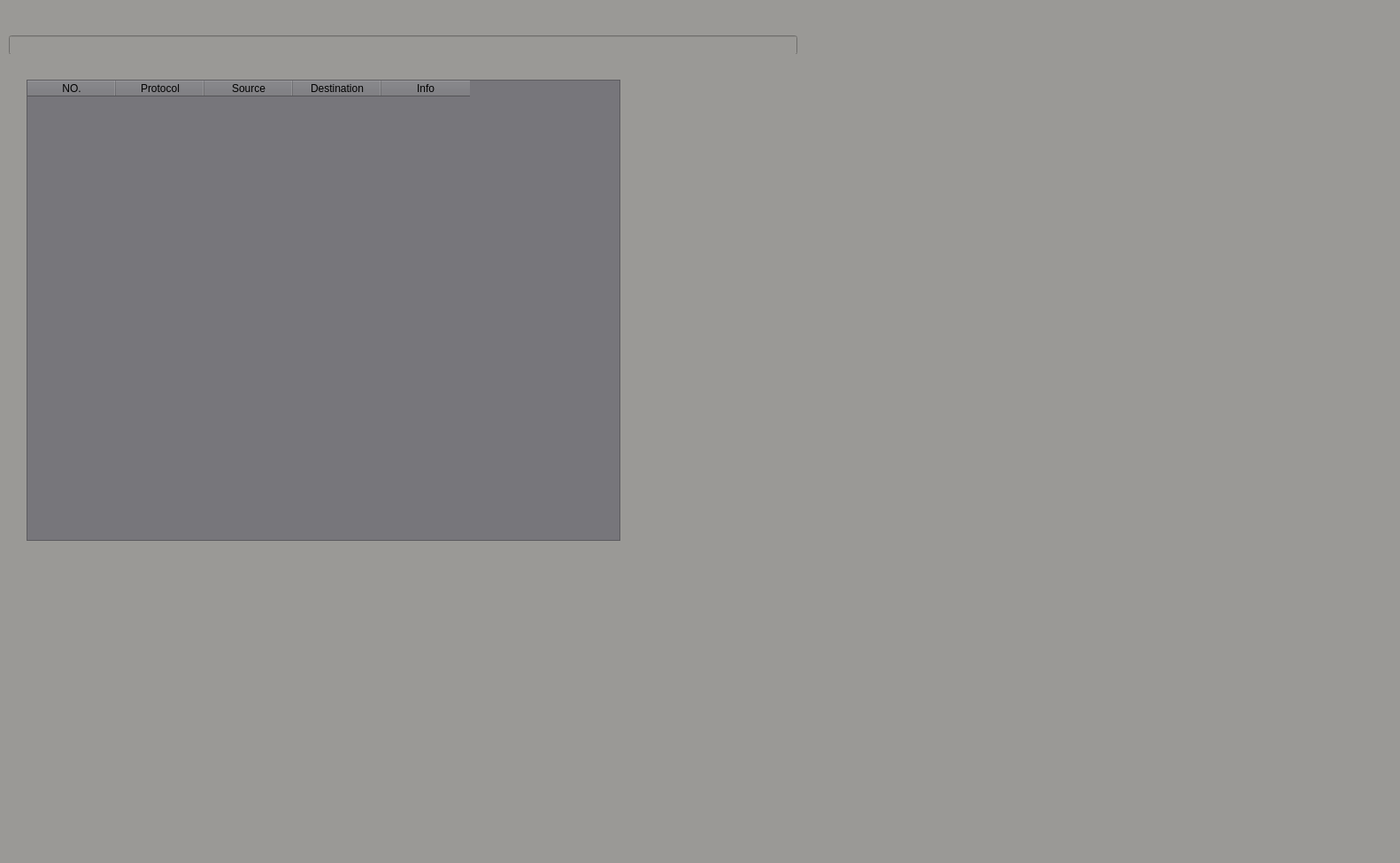
<?xml version="1.0" encoding="UTF-8"?>
<ui version="4.0">
 <class>MainWindow</class>
 <widget class="QMainWindow" name="MainWindow">
  <property name="geometry">
   <rect>
    <x>0</x>
    <y>0</y>
    <width>1582</width>
    <height>975</height>
   </rect>
  </property>
  <property name="windowTitle">
   <string>MainWindow</string>
  </property>
  <property name="styleSheet">
   <string notr="true">Background: rgb(154, 153, 150)</string>
  </property>
  <widget class="QWidget" name="centralwidget">
   <widget class="QTableWidget" name="tableWidget">
    <property name="geometry">
     <rect>
      <x>30</x>
      <y>90</y>
      <width>671</width>
      <height>521</height>
     </rect>
    </property>
    <property name="font">
     <font>
      <bold>false</bold>
     </font>
    </property>
    <property name="mouseTracking">
     <bool>true</bool>
    </property>
    <property name="autoFillBackground">
     <bool>true</bool>
    </property>
    <property name="styleSheet">
     <string notr="true">Background: rgb(119, 118, 123)</string>
    </property>
    <property name="editTriggers">
     <set>QAbstractItemView::NoEditTriggers</set>
    </property>
    <property name="alternatingRowColors">
     <bool>true</bool>
    </property>
    <property name="selectionMode">
     <enum>QAbstractItemView::SingleSelection</enum>
    </property>
    <property name="selectionBehavior">
     <enum>QAbstractItemView::SelectRows</enum>
    </property>
    <property name="showGrid">
     <bool>false</bool>
    </property>
    <column>
     <property name="text">
      <string>NO.</string>
     </property>
    </column>
    <column>
     <property name="text">
      <string>Protocol</string>
     </property>
    </column>
    <column>
     <property name="text">
      <string>Source</string>
     </property>
    </column>
    <column>
     <property name="text">
      <string>Destination</string>
     </property>
    </column>
    <column>
     <property name="text">
      <string>Info</string>
     </property>
    </column>
   </widget>
   <widget class="QWidget" name="widget" native="true">
    <property name="geometry">
     <rect>
      <x>0</x>
      <y>40</y>
      <width>1311</width>
      <height>21</height>
     </rect>
    </property>
    <widget class="QLineEdit" name="lineEdit">
     <property name="geometry">
      <rect>
       <x>10</x>
       <y>0</y>
       <width>891</width>
       <height>22</height>
      </rect>
     </property>
     <property name="inputMask">
      <string/>
     </property>
     <property name="text">
      <string/>
     </property>
    </widget>
   </widget>
  </widget>
  <widget class="QMenuBar" name="menubar">
   <property name="geometry">
    <rect>
     <x>0</x>
     <y>0</y>
     <width>1582</width>
     <height>20</height>
    </rect>
   </property>
  </widget>
  <widget class="QStatusBar" name="statusbar"/>
 </widget>
 <resources/>
 <connections/>
</ui>
